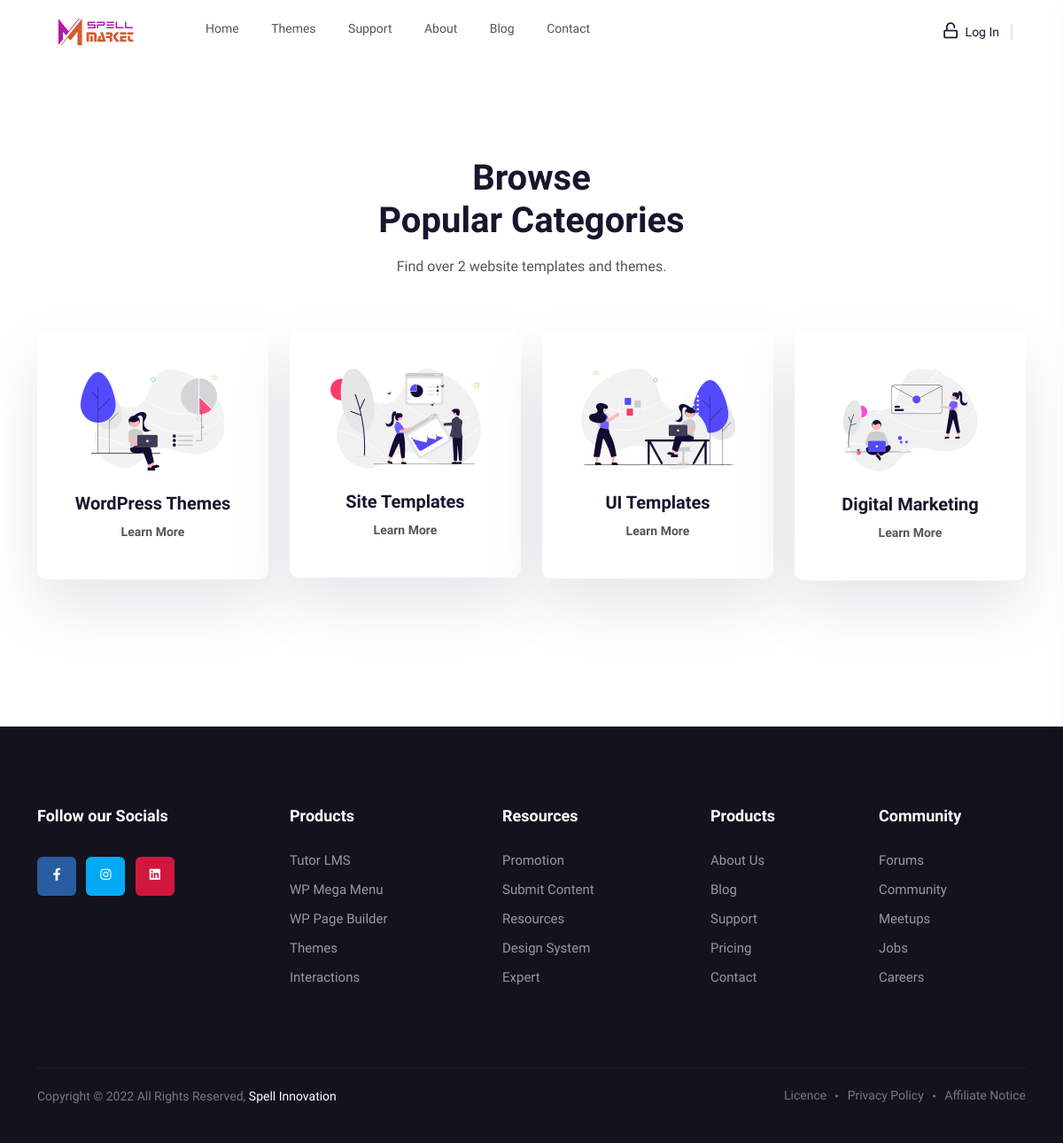
The page /categories/ on the database as committed earlier.
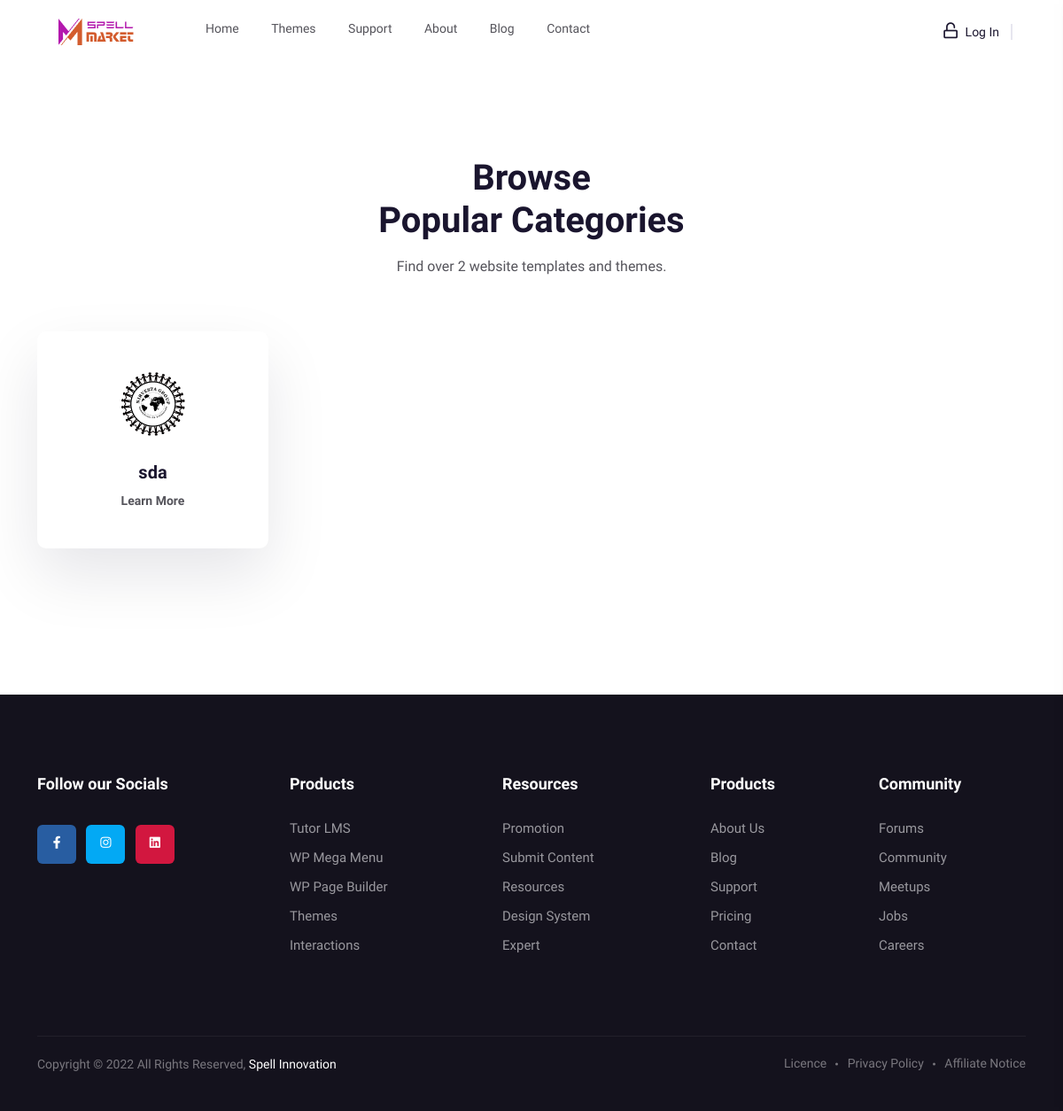
The same page on the database as committed later.
### adminpanel/models.py (models this page shows, shortened)
class Category(models.Model):
    category = models.CharField(max_length=100, unique=True)
    category_image = models.ImageField(null=True, upload_to="category_images/")
    order = models.IntegerField(null=True)
    STATUS_CHOICES = (("active", "active"), ("inactive", "inactive"))
    status = models.CharField(max_length=100, choices=STATUS_CHOICES, default="active")
    created = models.DateTimeField(auto_now_add=True, null=True)

### features/views.py (the view)
# urls.py: path("categories/", views.categories, name="categories"),
def categories(request):
    category = Category.objects.all()
    templates_ct = Template.objects.count()
    context = {
        "templates_ct": templates_ct,
        "category": category,
    }
    return render(request, "categories.html", context)

### templates/categories.html (shortened to what this page needs)
{% include 'header.html' %}
    <section class="category__area pt-105 pb-135">
        <div class="container">
           <div class="row">
              <div class="col-xxl-12">
                 <div class="section__title-wrapper text-center mb-60">
                    <h2 class="section__title">Browse <br> Popular Categories</h2>
                    <p>Find over {{templates_ct}} website templates and themes.</p>
                 </div>
              </div>
           </div>
           <div class="row">
             {% for category in category %}
              <div class="col-xxl-3 col-xl-3 col-md-6 col-sm-6">
                 <div class="category__item transition-3 text-center white-bg mb-30 wow fadeInUp" data-wow-delay=".3s" >
                    <div class="category__icon mb-25">
                       <img src="{{category.category_image.url}}" alt="">
                    </div>
                    <div class="category__content">
                       <h3 class="category__title">
                          {{category.category}}
                       </h3>
                       <a href="{% url 'theme' %}" class="link-btn">
                       Learn More
                       </a>
                    </div>
                 </div>
                </div>
             {% endfor %}
           </div>
        </div>
     </section>
{% include 'footer.html' %}

Rows that differ between the two databases and show on the page:
removed Category: category_image (picture), category "WordPress Themes"
removed Category: category_image (picture), category "Site Templates"
removed Category: category_image (picture), category "UI Templates"
removed Category: category_image (picture), category "Digital Marketing"
added Category: category_image (picture), category "sda"
